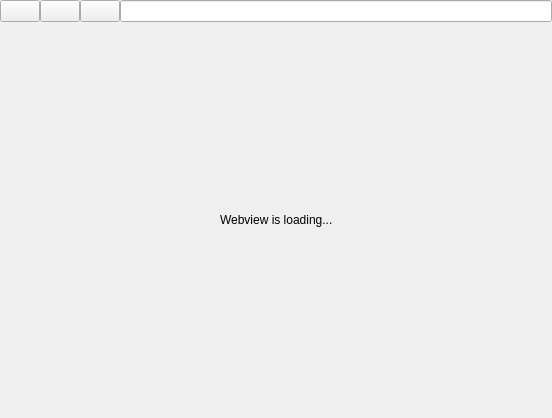
<?xml version="1.0" encoding="UTF-8"?>
<ui version="4.0">
 <class>DynamicWebViewWidget</class>
 <widget class="QWidget" name="DynamicWebViewWidget">
  <property name="geometry">
   <rect>
    <x>0</x>
    <y>0</y>
    <width>552</width>
    <height>418</height>
   </rect>
  </property>
  <property name="windowTitle">
   <string>Form</string>
  </property>
  <layout class="QVBoxLayout" name="verticalLayout" stretch="0,24">
   <property name="spacing">
    <number>0</number>
   </property>
   <property name="leftMargin">
    <number>0</number>
   </property>
   <property name="topMargin">
    <number>0</number>
   </property>
   <property name="rightMargin">
    <number>0</number>
   </property>
   <property name="bottomMargin">
    <number>0</number>
   </property>
   <item>
    <layout class="QHBoxLayout" name="horizontalLayout" stretch="0,1">
     <property name="spacing">
      <number>0</number>
     </property>
     <item>
      <layout class="QHBoxLayout" name="horizontalLayout_2">
       <item>
        <widget class="QPushButton" name="backButton">
         <property name="text">
          <string/>
         </property>
         <property name="icon">
          <iconset theme="go-previous">
           <normaloff>.</normaloff>.</iconset>
         </property>
        </widget>
       </item>
       <item>
        <widget class="QPushButton" name="nextButton">
         <property name="text">
          <string/>
         </property>
         <property name="icon">
          <iconset theme="go-next">
           <normaloff>.</normaloff>.</iconset>
         </property>
        </widget>
       </item>
       <item>
        <widget class="QPushButton" name="refreshButton">
         <property name="text">
          <string/>
         </property>
         <property name="icon">
          <iconset theme="view-refresh">
           <normaloff>.</normaloff>.</iconset>
         </property>
        </widget>
       </item>
      </layout>
     </item>
     <item>
      <widget class="QLineEdit" name="currentURLBox">
       <property name="text">
        <string notr="true"/>
       </property>
       <property name="readOnly">
        <bool>true</bool>
       </property>
       <property name="placeholderText">
        <string/>
       </property>
      </widget>
     </item>
    </layout>
   </item>
   <item>
    <widget class="QWidget" name="webviewContainerWidget" native="true">
     <layout class="QGridLayout" name="webviewContainerLayout" columnstretch="0,0">
      <property name="leftMargin">
       <number>0</number>
      </property>
      <property name="topMargin">
       <number>0</number>
      </property>
      <property name="rightMargin">
       <number>0</number>
      </property>
      <property name="bottomMargin">
       <number>0</number>
      </property>
      <property name="spacing">
       <number>0</number>
      </property>
      <item row="0" column="0">
       <widget class="QWidget" name="webviewStatusContainer" native="true">
        <layout class="QGridLayout" name="webviewStatusContainer_layout">
         <property name="leftMargin">
          <number>0</number>
         </property>
         <property name="topMargin">
          <number>0</number>
         </property>
         <property name="rightMargin">
          <number>0</number>
         </property>
         <property name="bottomMargin">
          <number>0</number>
         </property>
         <property name="spacing">
          <number>0</number>
         </property>
         <item row="2" column="0">
          <spacer name="horizontalSpacer_3">
           <property name="orientation">
            <enum>Qt::Horizontal</enum>
           </property>
           <property name="sizeHint" stdset="0">
            <size>
             <width>40</width>
             <height>20</height>
            </size>
           </property>
          </spacer>
         </item>
         <item row="0" column="1">
          <spacer name="verticalSpacer">
           <property name="orientation">
            <enum>Qt::Vertical</enum>
           </property>
           <property name="sizeHint" stdset="0">
            <size>
             <width>20</width>
             <height>40</height>
            </size>
           </property>
          </spacer>
         </item>
         <item row="2" column="2">
          <spacer name="horizontalSpacer_2">
           <property name="orientation">
            <enum>Qt::Horizontal</enum>
           </property>
           <property name="sizeHint" stdset="0">
            <size>
             <width>40</width>
             <height>20</height>
            </size>
           </property>
          </spacer>
         </item>
         <item row="3" column="1">
          <spacer name="verticalSpacer_2">
           <property name="orientation">
            <enum>Qt::Vertical</enum>
           </property>
           <property name="sizeHint" stdset="0">
            <size>
             <width>20</width>
             <height>40</height>
            </size>
           </property>
          </spacer>
         </item>
         <item row="2" column="1">
          <widget class="QLabel" name="webviewStatus">
           <property name="text">
            <string>Webview is loading...</string>
           </property>
           <property name="textFormat">
            <enum>Qt::PlainText</enum>
           </property>
          </widget>
         </item>
        </layout>
       </widget>
      </item>
      <item row="1" column="1">
       <widget class="QWidget" name="browserContainer" native="true">
        <layout class="QGridLayout" name="browserContainerLayout">
         <property name="leftMargin">
          <number>0</number>
         </property>
         <property name="topMargin">
          <number>0</number>
         </property>
         <property name="rightMargin">
          <number>0</number>
         </property>
         <property name="bottomMargin">
          <number>0</number>
         </property>
         <property name="spacing">
          <number>0</number>
         </property>
        </layout>
       </widget>
      </item>
     </layout>
    </widget>
   </item>
  </layout>
 </widget>
 <resources/>
 <connections/>
</ui>
